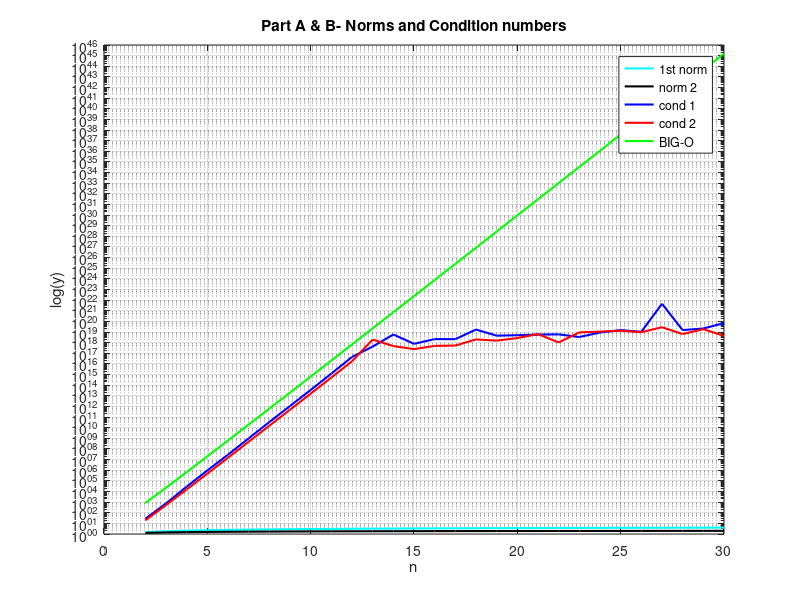

Write the MATLAB code that produced this figure.
clear all
format long
%- - - - - - - - - - - - - - - - - - - - - - - - - - - - - - 
% Part (a): Set up Hilbert matrices and plot its norm and
% condition number.
nlist = (2:30); % matrix sizes
condH = [];
cond2H = [];    % empty matrix
normH = [];
norm2H = [];
for n = nlist
  Hn = hilb(n);
  normH = [normH, norm(Hn, 1)];
  norm2H = [norm2H, norm(Hn, 2)];
  condH = [condH, cond(Hn, 1)]; 
  cond2H = [cond2H, cond(Hn,2)];
  % ADD CODE TO COMPUTE COND(H) IN THE 1-NORM PLUS THE 1,2-NORMS
end
% ADD CODE TO PLOT CONDITION NUMBERS AND NORMS VERSUS n
semilogy(nlist, normH, "c-","LINEWIDTH",1.5);legend('1st norm');hold on;
semilogy(nlist, norm2H, "k-", 'DisplayName', 'norm 2',"LINEWIDTH",1.5);
semilogy(nlist, condH, "b-", 'DisplayName', 'cond 1',"LINEWIDTH",1.5);
semilogy(nlist, cond2H, "r-", 'DisplayName', 'cond 2',"LINEWIDTH",1.5);
title('Part A & B- Norms and Condition numbers');xlabel("n");ylabel("log(y)");grid on; 
% Part b:
% ADD THE THEOREALLY EXPECTED GROWTH TO YOUR PLOT
func = ((1+sqrt(2)) .^ (4 .* nlist))./(sqrt(nlist));
semilogy(nlist, func, "g-", 'DisplayName', 'BIG-O',"LINEWIDTH",1.5);hold off;
% %- - - - - - - - - - - - - - - - - - - - - - - - - - - - - - 
% %Part (c): Compare performance for the ill-conditioned linear
% %system using: PLU decomposition, backslash, and Jacobi iteration.
% PLUerror = []; % list of 2-norm errors for PLU
% JACOBIerror = [];
% BACKSLAHerror = [];
% PLUtime = []; 
% JACOBItime = [];
% BACKSLAHtime = [];
% klist = [2 : 30]; % min/max matrix size
% for k = klist, 
%   Hk = hilb(k);  % generate Hilbert matrix
%   x = ones(k,1); % exact solution (all 1's)
%   b = Hk * x;    % compute RHS for this x
%   tic
%   % Compute the solution using 3 different methods:
%   [L, U, P] = lu(Hk);       
%   xPLU = U \ (L \ (P*b)); % solution from PLU-decomposition
%   PLUtime = [PLUtime, toc];
%   % ADD CODE TO COMPUTE SOLUTION USING '\' AND JACOBI
%   tic
%   x_cap_backslash = Hk.\ b;
%   BACKSLAHtime = [BACKSLAHtime, toc];
%   tic
%   [Jacobi_x, niter] = jacobi2( Hk, b, rand(k, 1), 1e-4, 219);
%   JACOBItime = [JACOBItime, toc];
%   PLUerror = [PLUerror, norm(xPLU-x,2)];
%   % ADD CODE TO COMPUTE ERRORS FOR '\' AND JACOBI
%   BACKSLAHerror = [BACKSLAHerror, norm( x_cap_backslash - x, 2)];
%   JACOBIerror = [JACOBIerror, norm(Jacobi_x - x, 2)];
% end
% % Plot solution errors
% semilogy(klist, PLUerror, "r-","LINEWIDTH",1.5);legend('PLU ERROR');hold on;
% semilogy(klist, BACKSLAHerror,"k-",'DisplayName', 'BACK SLASH ERROR',"LINEWIDTH",1.5);
% semilogy(klist, JACOBIerror, "b-", 'DisplayName', 'JACOBI ERROR',"LINEWIDTH",1.5);
% title('Part C - Error vs n = 2:30');xlabel("n");ylabel("log(y)");grid on;hold off;
% % % Plot solution time
% semilogy(klist, PLUtime, "r-","LINEWIDTH",1.5);legend('PLU time');hold on;
% semilogy(klist, BACKSLAHtime,"k-",'DisplayName', 'BACK SLASH time',"LINEWIDTH",1.5);
% semilogy(klist, JACOBItime, "b-", 'DisplayName', 'JACOBI time',"LINEWIDTH",1.5);
% title('Part C- Time for 3 matrix inversion algorithms');xlabel("n");ylabel("log(y)");grid on;hold off;
% % % ADD CURVES FOR '\' AND JACOBI TO THIS PLOT
% % %- - - - - - - - - - - - - - - - - - - - - - - - - - - - - - 
% % % Part (d):
% llist = [2:30];
% arr = [];
% for l = llist, 
%   Hk = hilb(l);  % generate Hilbert matrix
%   M =Hk * inv(Hk);
%   arr = [arr, max(max(abs(M)))];
% end
% plot(llist, arr,"k-","LINEWIDTH",1.5);
% title('Part D- Error in inverse of Hilbert matrix');xlabel("X-Axis");ylabel("Y-Axis");grid on;
